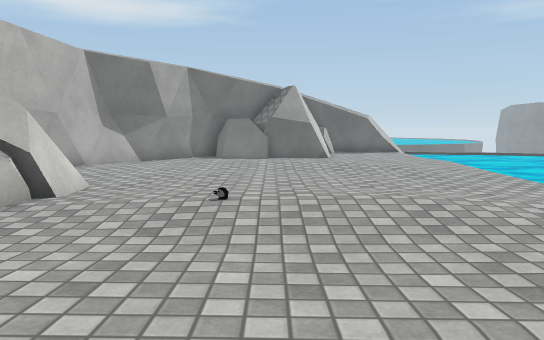
[1] (above)

15 first-person views from a walk through a 3-D level made in the Unity game engine. The camera is 1.2 m above the floor, tilts 6° down and sees 70° across. The floor is counted in squares, 1 m on a side. Each view is taken from the middle of a square. On the plan, view 1 faces up. The plan holds only what a view shows up to about 15 squares ahead; the rest is blank. The place goes on beyond the plan. Surface patterns are stand-ins for the level's own textures.

[2]
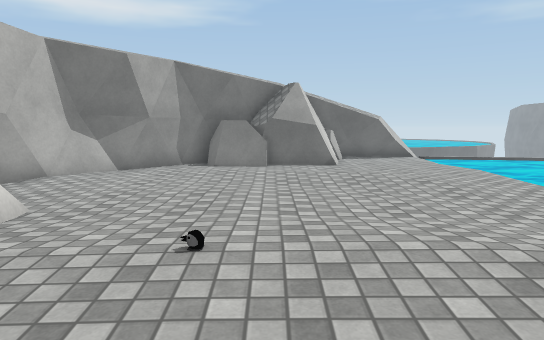

[3]
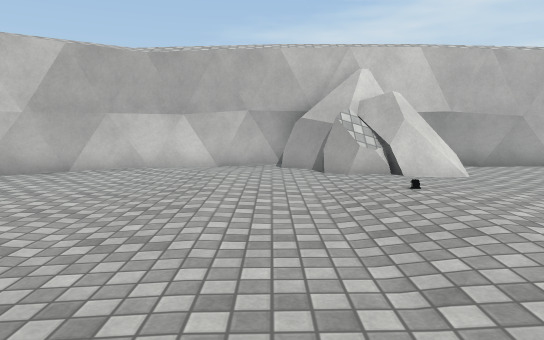

[4]
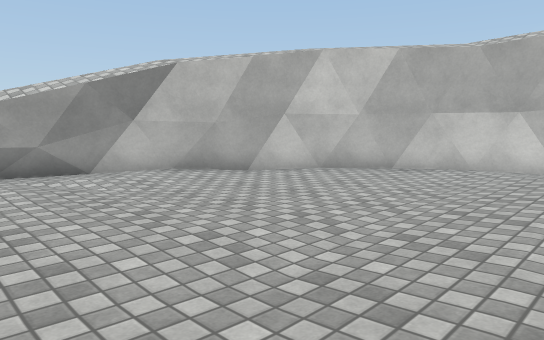

[5]
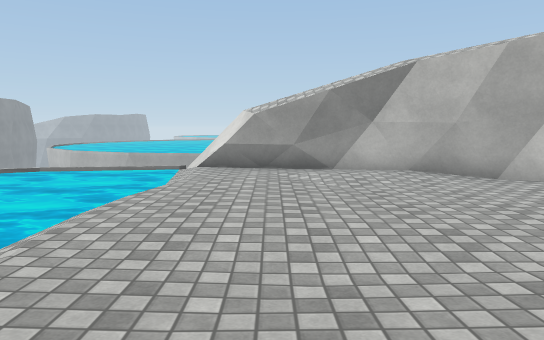

[6]
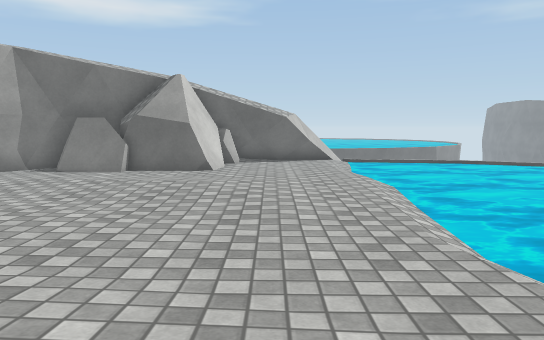

[7]
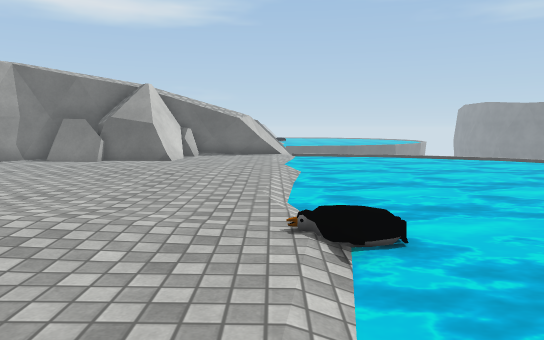

[8]
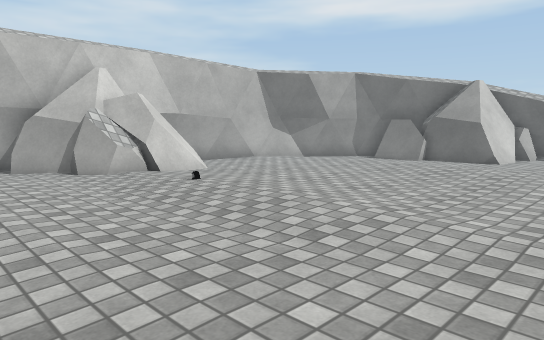

[9]
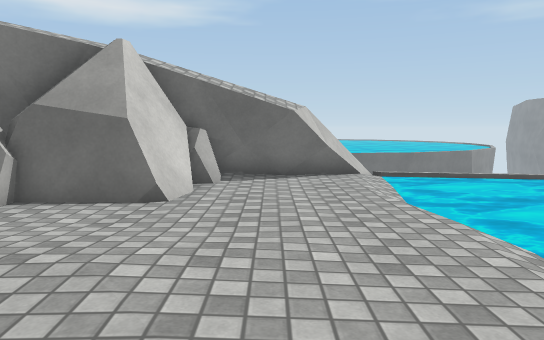

[10]
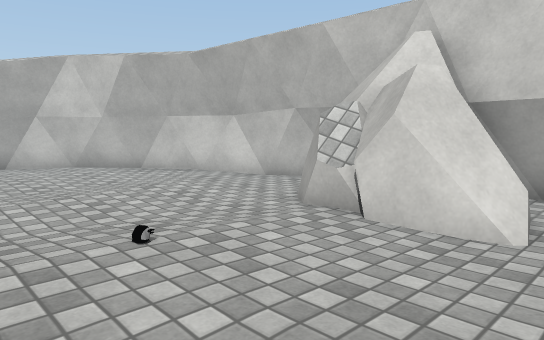

[11]
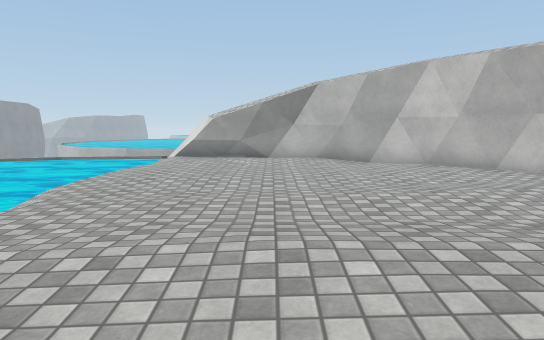

[12]
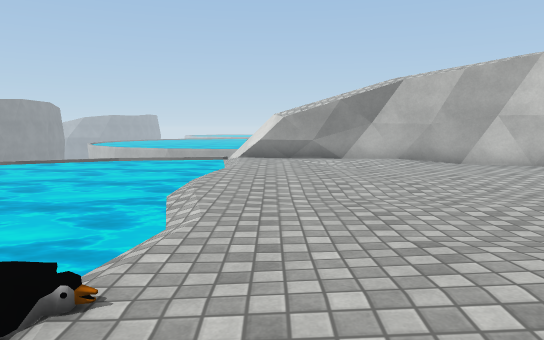

[13]
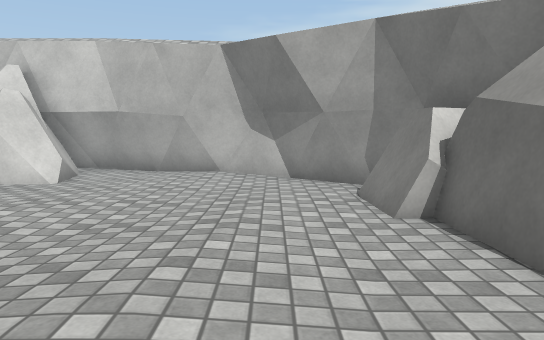

[14]
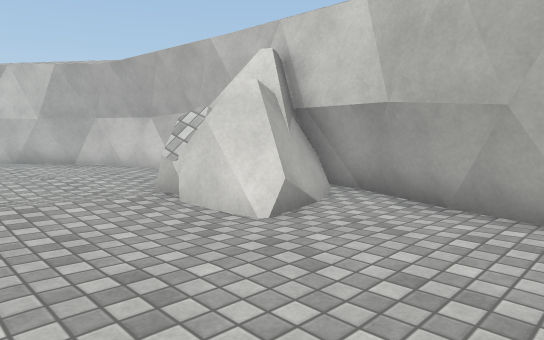

[15]
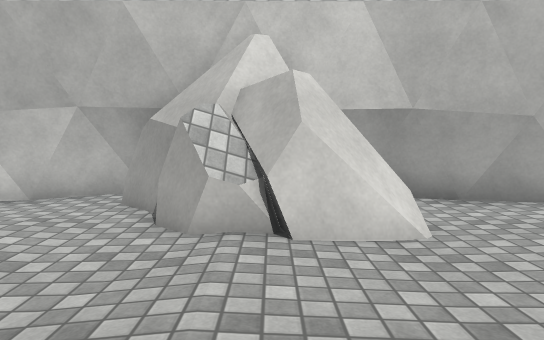

### Floor plan
Key: @ floor where view 1 was taken; # wall or solid block; . main floor; : floor 0.25 m higher than the main floor; / step, stairs or slope; ~ water the walk can cross; ≈ water the walk keeps out of; R rock; O other object.
Columns run from 7 left of view 1 to 8 right of it. Each row starts with its distance up from view 1.
 20             ##/≈
 19          ####..≈
 18          R#...~≈
 17      ##RRR....~≈
 16     ##RRRR....~≈
 15    ##RRR......~≈
 14   ##..........~≈
 13  ##...:.......~≈
 12  #......:::...~≈
 11  #........:...~≈
 10  #............≈≈
  9 ##............≈≈
  8 ##RR..........≈≈
  7 #RRR..:::.....≈≈
  6 RRRR.::::::...≈≈
  5 R RR.::::::...O≈
  4 #RR...........~≈
  3 #.............≈≈
  2 #..::.........~≈
  1 #..:..........~≈
  0 ##.....@....../≈
 -1  #............/≈
 -2  ##.........../≈
 -3   ##...........≈
 -4    ##.........~≈
 -5     ##........~≈
 -6      ##.......~≈
 -7       ####....~≈
 -8         #####.~≈
 -9             ##/≈

Where each view was taken, in squares from view 1:
view 1: 0 up, 0 right, facing up
view 2: 2 up, 0 right, facing up
view 3: 3 up, 6 right, facing left
view 4: 3 up, 6 right, facing down-left
view 5: 4 up, 4 right, facing down
view 6: 4 up, 4 right, facing up
view 7: 1 up, 6 right, facing up
view 8: 1 up, 6 right, facing up-left
view 9: 9 up, 4 right, facing up
view 10: 9 up, 1 right, facing down-left
view 11: 9 up, 2 right, facing down
view 12: 8 up, 5 right, facing down
view 13: 13 up, 5 right, facing left
view 14: 12 up, 0 right, facing down-left
view 15: 6 up, 1 right, facing left
